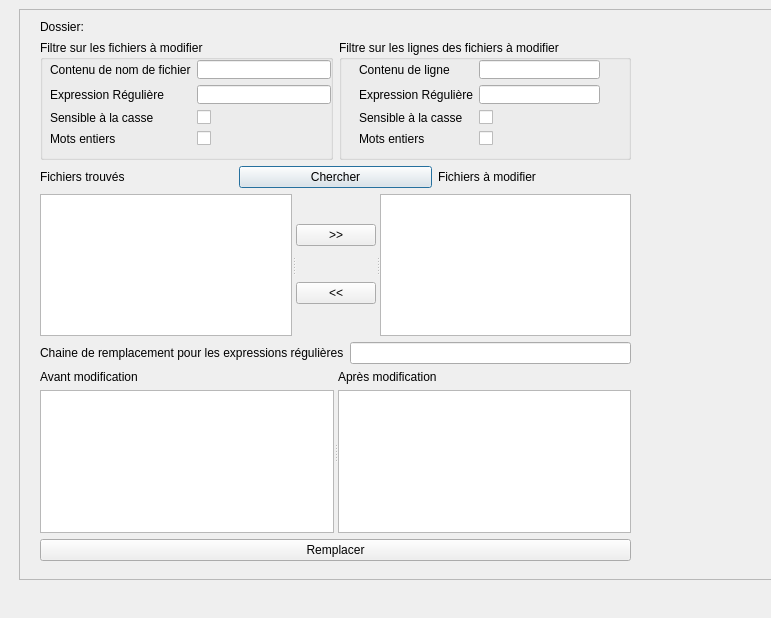
<?xml version="1.0" encoding="UTF-8"?>
<ui version="4.0">
 <class>Dialog</class>
 <widget class="QDialog" name="Dialog">
  <property name="geometry">
   <rect>
    <x>0</x>
    <y>0</y>
    <width>771</width>
    <height>618</height>
   </rect>
  </property>
  <property name="windowTitle">
   <string>Remplacer les lignes</string>
  </property>
  <property name="modal">
   <bool>true</bool>
  </property>
  <widget class="QScrollArea" name="scrollArea">
   <property name="geometry">
    <rect>
     <x>19</x>
     <y>9</y>
     <width>771</width>
     <height>571</height>
    </rect>
   </property>
   <property name="widgetResizable">
    <bool>false</bool>
   </property>
   <widget class="QWidget" name="scrollAreaWidgetContents">
    <property name="geometry">
     <rect>
      <x>0</x>
      <y>0</y>
      <width>769</width>
      <height>559</height>
     </rect>
    </property>
    <widget class="QWidget" name="layoutWidget">
     <property name="geometry">
      <rect>
       <x>20</x>
       <y>10</y>
       <width>591</width>
       <height>541</height>
      </rect>
     </property>
     <layout class="QVBoxLayout" name="verticalLayout_4">
      <item>
       <widget class="QLabel" name="cheminCommun">
        <property name="text">
         <string>Dossier:</string>
        </property>
       </widget>
      </item>
      <item>
       <layout class="QHBoxLayout" name="horizontalLayout">
        <item>
         <widget class="QGroupBox" name="groupBox">
          <property name="minimumSize">
           <size>
            <width>0</width>
            <height>120</height>
           </size>
          </property>
          <property name="title">
           <string>Filtre sur les fichiers à modifier</string>
          </property>
          <widget class="QWidget" name="formLayoutWidget">
           <property name="geometry">
            <rect>
             <x>10</x>
             <y>20</y>
             <width>281</width>
             <height>86</height>
            </rect>
           </property>
           <layout class="QFormLayout" name="formLayout">
            <property name="fieldGrowthPolicy">
             <enum>QFormLayout::AllNonFixedFieldsGrow</enum>
            </property>
            <item row="0" column="0">
             <widget class="QLabel" name="label_2">
              <property name="text">
               <string>Contenu de nom de fichier</string>
              </property>
             </widget>
            </item>
            <item row="0" column="1">
             <widget class="QLineEdit" name="contenuFichier"/>
            </item>
            <item row="1" column="0">
             <widget class="QLabel" name="label_3">
              <property name="text">
               <string>Expression Régulière</string>
              </property>
             </widget>
            </item>
            <item row="1" column="1">
             <widget class="QLineEdit" name="regFichier"/>
            </item>
            <item row="2" column="0">
             <widget class="QLabel" name="label_7">
              <property name="text">
               <string>Sensible à la casse</string>
              </property>
             </widget>
            </item>
            <item row="3" column="0">
             <widget class="QLabel" name="label_8">
              <property name="text">
               <string>Mots entiers</string>
              </property>
             </widget>
            </item>
            <item row="2" column="1">
             <widget class="QCheckBox" name="casseFichiers">
              <property name="text">
               <string/>
              </property>
             </widget>
            </item>
            <item row="3" column="1">
             <widget class="QCheckBox" name="motsEntiersFichier">
              <property name="text">
               <string/>
              </property>
             </widget>
            </item>
           </layout>
          </widget>
         </widget>
        </item>
        <item>
         <widget class="QGroupBox" name="groupBox_2">
          <property name="title">
           <string>Filtre sur les lignes des fichiers à modifier</string>
          </property>
          <widget class="QWidget" name="formLayoutWidget_2">
           <property name="geometry">
            <rect>
             <x>20</x>
             <y>20</y>
             <width>241</width>
             <height>86</height>
            </rect>
           </property>
           <layout class="QFormLayout" name="formLayout_2">
            <property name="fieldGrowthPolicy">
             <enum>QFormLayout::AllNonFixedFieldsGrow</enum>
            </property>
            <item row="0" column="0">
             <widget class="QLabel" name="label_4">
              <property name="text">
               <string>Contenu de ligne</string>
              </property>
             </widget>
            </item>
            <item row="0" column="1">
             <widget class="QLineEdit" name="contenuLignes"/>
            </item>
            <item row="1" column="0">
             <widget class="QLabel" name="label_5">
              <property name="text">
               <string>Expression Régulière</string>
              </property>
             </widget>
            </item>
            <item row="1" column="1">
             <widget class="QLineEdit" name="regLignes"/>
            </item>
            <item row="2" column="0">
             <widget class="QLabel" name="label_9">
              <property name="text">
               <string>Sensible à la casse</string>
              </property>
             </widget>
            </item>
            <item row="3" column="0">
             <widget class="QLabel" name="label_10">
              <property name="text">
               <string>Mots entiers</string>
              </property>
             </widget>
            </item>
            <item row="2" column="1">
             <widget class="QCheckBox" name="caseLignes">
              <property name="text">
               <string/>
              </property>
             </widget>
            </item>
            <item row="3" column="1">
             <widget class="QCheckBox" name="motsEntiersLignes">
              <property name="text">
               <string/>
              </property>
             </widget>
            </item>
           </layout>
          </widget>
         </widget>
        </item>
       </layout>
      </item>
      <item>
       <layout class="QHBoxLayout" name="horizontalLayout_2">
        <item>
         <widget class="QLabel" name="label_13">
          <property name="text">
           <string>Fichiers trouvés</string>
          </property>
         </widget>
        </item>
        <item>
         <widget class="QPushButton" name="chercher">
          <property name="text">
           <string>Chercher</string>
          </property>
         </widget>
        </item>
        <item>
         <widget class="QLabel" name="label_14">
          <property name="text">
           <string>Fichiers à modifier</string>
          </property>
         </widget>
        </item>
       </layout>
      </item>
      <item>
       <widget class="QSplitter" name="splitter">
        <property name="orientation">
         <enum>Qt::Horizontal</enum>
        </property>
        <widget class="QListView" name="fichiersTrouves"/>
        <widget class="QWidget" name="actionsDeplacement" native="true">
         <layout class="QVBoxLayout" name="verticalLayout">
          <item>
           <widget class="QPushButton" name="ajouter">
            <property name="text">
             <string>&gt;&gt;</string>
            </property>
           </widget>
          </item>
          <item>
           <widget class="QPushButton" name="retirer">
            <property name="text">
             <string>&lt;&lt;</string>
            </property>
           </widget>
          </item>
         </layout>
        </widget>
        <widget class="QListView" name="fichiersAModifier"/>
       </widget>
      </item>
      <item>
       <layout class="QHBoxLayout" name="horizontalLayout_3">
        <item>
         <widget class="QLabel" name="label_6">
          <property name="text">
           <string>Chaine de remplacement pour les expressions régulières</string>
          </property>
         </widget>
        </item>
        <item>
         <widget class="QLineEdit" name="chaineRemplacement"/>
        </item>
       </layout>
      </item>
      <item>
       <widget class="QSplitter" name="splitter_2">
        <property name="orientation">
         <enum>Qt::Horizontal</enum>
        </property>
        <widget class="QWidget" name="zoneAvantModif" native="true">
         <layout class="QVBoxLayout" name="verticalLayout_2">
          <item>
           <widget class="QLabel" name="label_11">
            <property name="text">
             <string>Avant modification</string>
            </property>
           </widget>
          </item>
          <item>
           <widget class="QTextEdit" name="avantModif"/>
          </item>
         </layout>
        </widget>
        <widget class="QWidget" name="zoneApresModif" native="true">
         <layout class="QVBoxLayout" name="verticalLayout_3">
          <item>
           <widget class="QLabel" name="label_12">
            <property name="text">
             <string>Après modification</string>
            </property>
           </widget>
          </item>
          <item>
           <widget class="QTextEdit" name="apresModif"/>
          </item>
         </layout>
        </widget>
       </widget>
      </item>
      <item>
       <widget class="QPushButton" name="remplacement">
        <property name="text">
         <string>Remplacer</string>
        </property>
       </widget>
      </item>
     </layout>
    </widget>
   </widget>
  </widget>
 </widget>
 <resources/>
 <connections/>
</ui>
